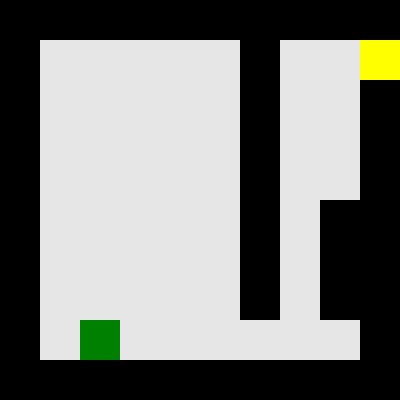
Frame 1 (no input)
Frame 60 (no input): identical to frame 1, image omitted
Frame 120 (the mouse pressed at the canvas centre since frame 60): identical to frame 1, image omitted

The p5.js sketch that drew this single still picture (run headless with seeded random() and noise() and a simulated clock; from frame 60 on, the mouse is pressed at the canvas centre):

// p5.js sketch
// ── sketch.js
let grid = [
  [1,1,1,1,1,1,1,1,1,1],
  [1,0,0,0,0,0,1,0,0,3],
  [1,0,0,0,0,0,1,0,0,1],
  [1,0,0,0,0,0,1,0,0,1],
  [1,0,0,0,0,0,1,0,0,1],
  [1,0,0,0,0,0,1,0,1,1],
  [1,0,0,0,0,0,1,0,1,1],
  [1,0,0,0,0,0,1,0,1,1],
  [1,0,2,0,0,0,0,0,0,1],
  [1,1,1,1,1,1,1,1,1,1]
];

function setup() {
  canvas_size = 400;
  noStroke();
  createCanvas(canvas_size, canvas_size);

  grid_height = canvas_size / 10;
  

}

function draw() {
  background(230);
  // print(findObject(2))



  // rendering
  for(let y = 0; y < 10; y++) {
    for(let x = 0; x < 10; x++) {
      // wall
      if(grid[y][x] == "1") {
        fill(0);
        rect(x * grid_height, y * grid_height, grid_height, grid_height);
        
      }
      // player
      if(grid[y][x] == "2") {
        fill("green");
        rect(x * grid_height, y * grid_height, grid_height, grid_height);
      }

      // player
      if(grid[y][x] == "3") {
        fill("yellow");
        rect(x * grid_height, y * grid_height, grid_height, grid_height);
      }
      else {
        fill(0);
      }
      

    }

  }
  
}

function moveUp() {
  print(findObject(2))
  // let player_position = findObject(2);
  let [player_y, player_x] = findObject(2);
  print("player x y: ", player_x, player_y);
  // colision 
  // print(grid[player_x][player_y -1]);

  if (grid[player_y -1][player_x] == 1){
    print("collision");
  }
  else {
    // move up the player
    grid[player_y][player_x] = 0;
    player_y = player_y - 1;
    grid[player_y][player_x] = 2;
    // print(grid);
  }
}

function moveDown() {
  print(findObject(2))
  // let player_position = findObject(2);
  let [player_y, player_x] = findObject(2);
  print("player x y: ", player_x, player_y);
  // colision 
  // print(grid[player_x][player_y -1]);

  if (grid[player_y +1][player_x] == 1){
    print("collision");
  }
  else {
    // move up the player
    grid[player_y][player_x] = 0;
    player_y = player_y + 1;
    grid[player_y][player_x] = 2;
    // print(grid);
  }
}

function moveLeft() {
  print(findObject(2))
  // let player_position = findObject(2);
  let [player_y, player_x] = findObject(2);
  print("player x y: ", player_x, player_y);
  // colision 
  // print(grid[player_x][player_y -1]);

  if (grid[player_y][player_x -1] == 1){
    print("collision");
  }
  else {
    // move up the player
    grid[player_y][player_x] = 0;
    player_x = player_x - 1;
    grid[player_y][player_x] = 2;
    // print(grid);
  }
}

function moveRight() {
  print(findObject(2))
  // let player_position = findObject(2);
  let [player_y, player_x] = findObject(2);
  print("player x y: ", player_x, player_y);
  // colision 
  // print(grid[player_x][player_y -1]);

  if (grid[player_y][player_x +1] == 1){
    print("collision");
  }
  else {
    // move up the player
    grid[player_y][player_x] = 0;
    player_x = player_x + 1;
    grid[player_y][player_x] = 2;
    // print(grid);
  }
}


function keyPressed() {
  if (key === 'w') {
    moveUp();
  }

  if (key === 's') {
    moveDown();
  }

  if (key === 'a') {
    moveLeft();
  }

  if (key === 'd') {
    moveRight();
  }
}

function findObject(type){
  // print(type); 
  for(let y = 0; y < 10; y++) {
    for(let x = 0; x < 10; x++) {
      if(grid[y][x] == type) {
        print("MATCH");
        return [y, x];
    }
  }
  
  } 
return "not found";
}
